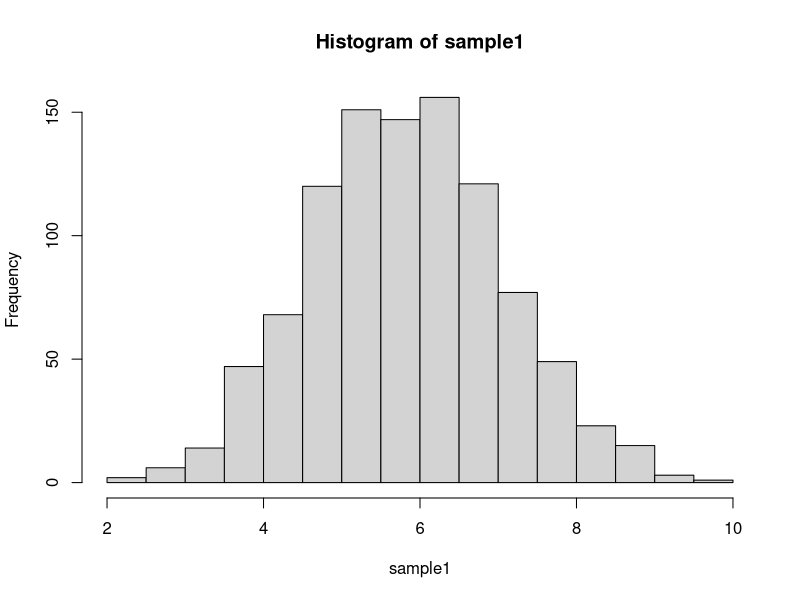
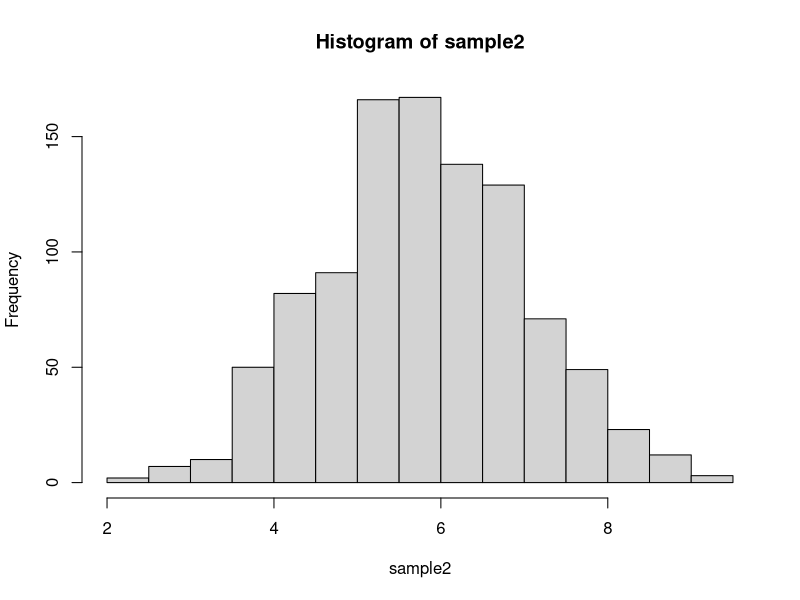
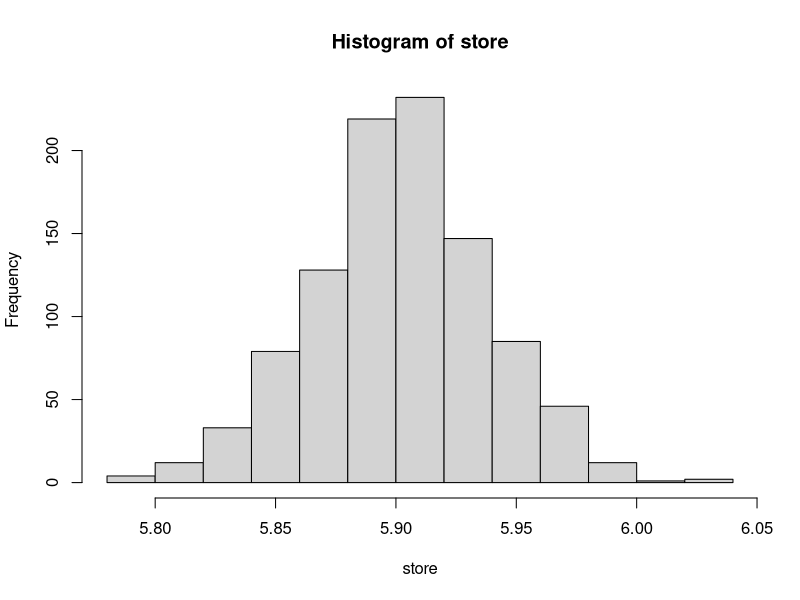
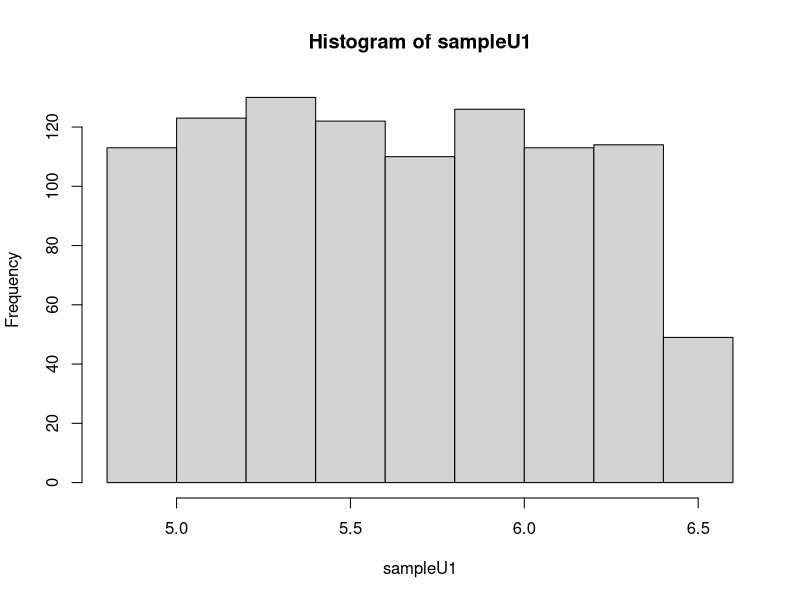
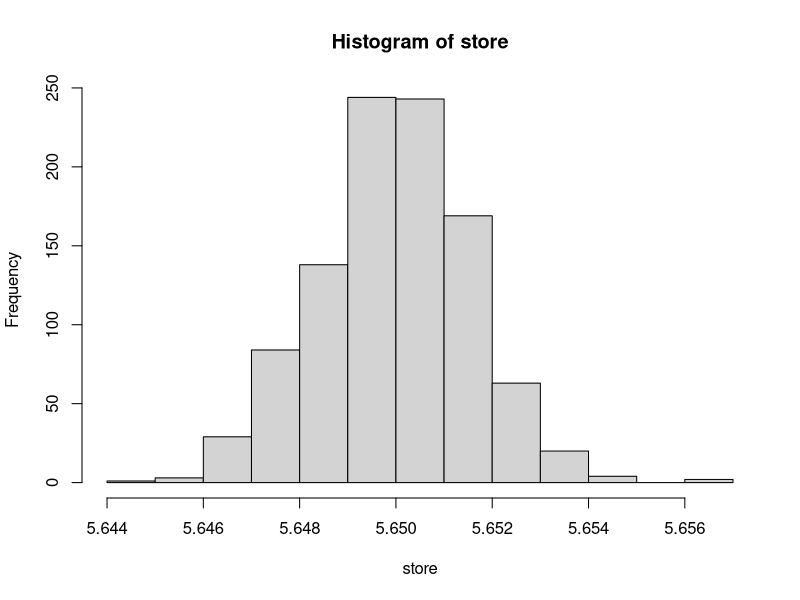
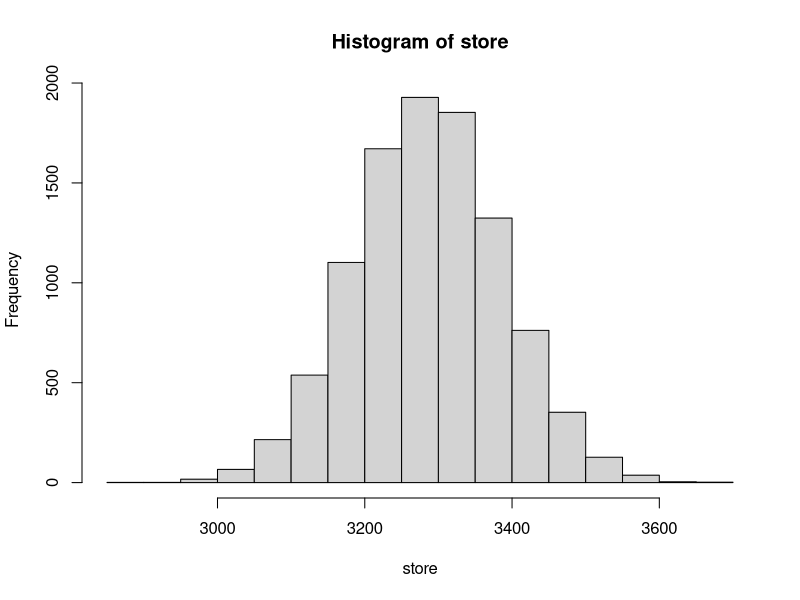

Generate these figures, in order, with R:
# Distribution of X bar
# 1st round of sampling
sample1 <- rnorm(1000, mean = 5.9, sd = 1.2)
mean(sample1)
hist(sample1)

# 2nd round of sampling 
sample2 <- rnorm(1000, mean = 5.9, sd = 1.2)
hist(sample2)
mean(sample2)

# repeating the process 1000
repli <- 1000
store <- rep(0, repli)

for(i in 1:length(store)){
  store[i] <- mean(rnorm(1000, mean = 5.9, sd = 1.2))
}

# distribution of sample mean 
hist(store)
mean(store)
(sd(store))^2

(1.2)^2/1000

## 2. We will pick the uniform distribution 
#visualzing a uniform distribution 
sampleU1 <- runif(1000, min = 4.8, max = 6.5)
hist(sampleU1)

# repeating the process 10000
repli <- 1000
store <- rep(0, repli)

for(i in 1:length(store)){
  store[i] <- mean(runif(100000, min = 4.8, max = 6.5))
}


hist(store)
mean(store)
sd(store)

#######################
# Birthweight example
#######################
repli <- 10000
store <- rep(0, repli)

for(i in 1:length(store)){
  store[i] <- mean(rnorm(36, mean = 3287, sd = sqrt(360000)))
}

# distribution of sample mean 
hist(store)
mean(store)
sd(store)


